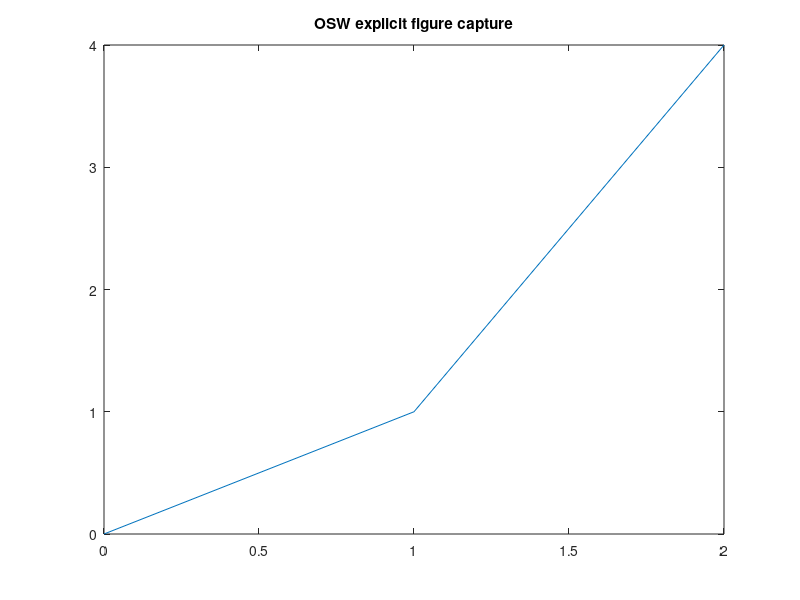
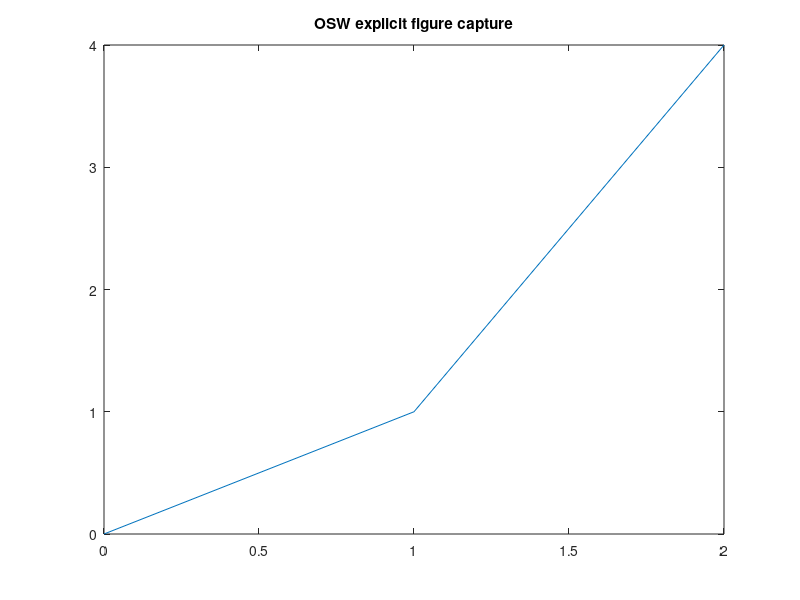

These figures' MATLAB source, in order:
x = [0, 1, 2];
y = [0, 1, 4];
figure('visible', 'off');
plot(x, y);
title('OSW explicit figure capture');
print('-dpng', 'explicit_plot.png');
print('-dsvg', 'explicit_plot.svg');
